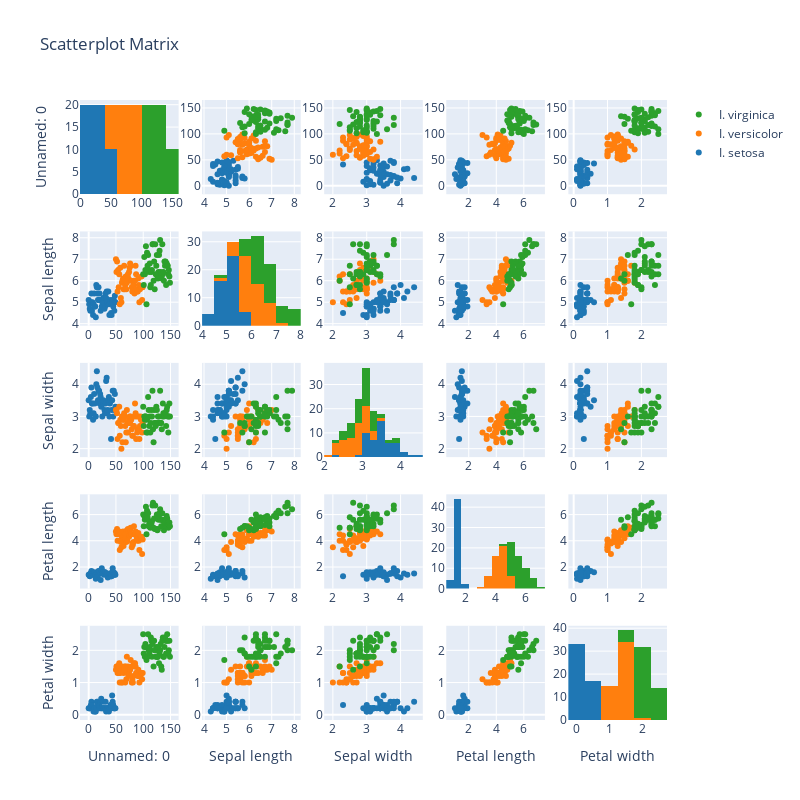

Here is the notebook cell this chart was saved with:
### Markdown cell above
Make scatter plot showing the covariance of the variables. Check plotly's `create_scatterplotmatrix` function from the `figure_factory`. Your graph should look like this:

<img src="iris.png"></img>

### Code cell
from plotly.offline import iplot
import plotly.graph_objs as go
import plotly.tools as tls
import plotly.figure_factory as ff

import numpy as np
import pandas as pd

fig = ff.create_scatterplotmatrix(data, diag='histogram', index='Species',
                                  height=800, width=800)
iplot(fig, filename='Histograms along Diagonal Subplots')
